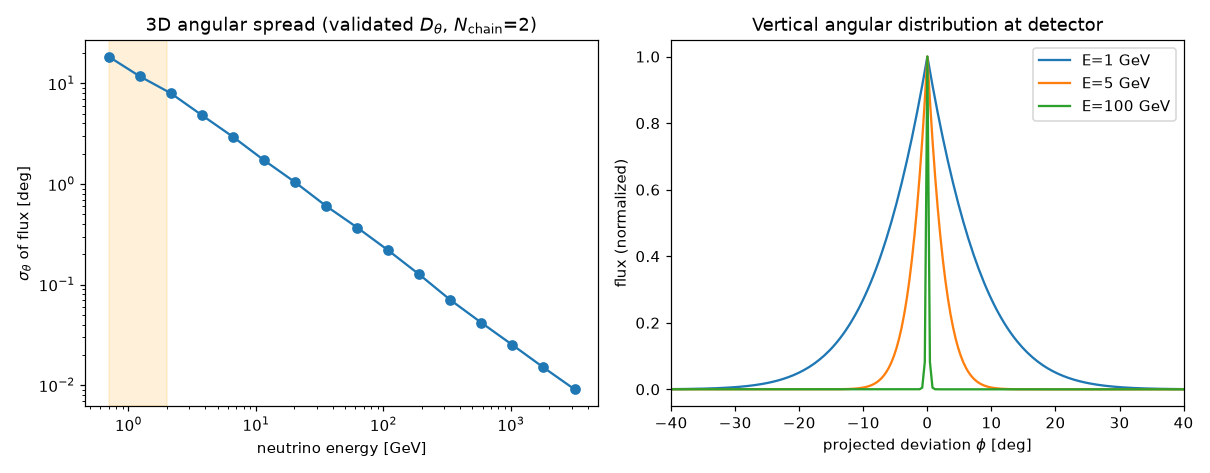

Write the Python code that produced this figure.
"""First 3D solve: a Fokker-Planck angular-transport prototype.

This is the deterministic 3D step the whole pipeline was building toward. MCEq
solves the 1D (collinear) cascade in energy; here we add the *angular* transport
that the 1D matrices throw away, driven by the **validated** production angular
variance ``<theta^2>(E)`` from :mod:`kernel_regeneration` (``--moments``, checked
against NA61 in :mod:`validate_na61`).

Physics model (prototype)
-------------------------
A secondary lepton acquires a transverse kick at each production step; over the
development of the shower these accumulate into an angular spread of the flux
about the primary direction. In the small-angle limit this is a diffusion in the
*projected* deviation angle ``phi`` as a function of slant depth ``X`` [g/cm^2]::

    d g(phi, X) / dX = D(E, X) d^2 g / dphi^2  +  q(X) delta(phi)

* ``D(E, X) = <theta^2>_prod(E) / (4 lambda)`` -- the (projected) angular
  diffusion coefficient per unit depth; ``<theta^2>_prod`` is the validated
  per-production variance, ``lambda`` the interaction/production length.
* ``q(X)`` -- the shower-development profile: new (collinear) secondaries are
  injected along the column and then diffuse over the *remaining* depth, so the
  detector distribution is an integral over production depths (the march does
  this automatically).

The energy axis is treated as a parameter here (each energy solved independently)
-- the energy redistribution is exactly the existing 1D MCEq operator, which this
prototype is designed to be multiplied onto, not to replace. This is the first
deterministic solve of the *new* (angular) operator, end-to-end from validated
kernels.

Limiting checks
---------------
* top-only source + constant D -> g is an exact Gaussian, sigma^2 = 2 D X
  (:func:`analytic_sigma_proj`), reproduced by the solver (correctness gate).
* sigma_theta -> 0 at high E (1D recovered). It is ~zenith-independent: the
  spread is set by production kinematics accumulated over the *finite* parent
  chain (N_CHAIN generations, effective depth N_CHAIN*lambda), NOT by the full
  column depth. Genuine geometric zenith effects (Honda horizontal excess) are a
  separate ingredient, not included here.

Run::

    python fokker_planck_3d.py --moments m_spliced.npz --plot
"""

from __future__ import annotations

import argparse

import numpy as np

X_VERT = 1030.0  # vertical atmospheric depth [g/cm^2]

# Number of hadronic generations in a neutrino's parent chain (p -> meson -> nu,
# plus a sub-dominant decay/secondary contribution). This is *small and finite*
# -- NOT slant_depth/lambda, which counts interaction lengths along the whole
# column and wrongly grows without bound toward the horizon. The production
# transverse momentum (~0.3 GeV, NA61-validated) dominates the angular kick over
# the two-body decay (~0.03 GeV), so the spread is essentially the production
# angle accumulated over ~N_CHAIN steps and is ~zenith-independent (set by
# kinematics, not column depth). Any genuine zenith dependence is geometric
# (Honda horizontal excess) and is a separate, not-yet-included ingredient.
N_CHAIN = 2.0


# ---------------------------------------------------------------------------
# Validated angular variance  <theta^2>(E)
# ---------------------------------------------------------------------------
def load_theta2(moments_npz: str):
    """Return (E_centers [GeV], theta2 [rad^2]) from a validated moments file."""
    from angular_kernel import pool_moments_by_energy

    d = dict(np.load(moments_npz))
    assert "is_moments" in d, "expected a --moments file (e.g. m_spliced.npz)"
    mom = {k: d[k] for k in ("e_sec", "theta_mean", "theta_sq", "dndx")}
    e_edges = np.logspace(
        np.log10(max(d["e_sec"][d["e_sec"] > 0].min(), 0.3)),
        np.log10(d["e_sec"].max()),
        40,
    )
    pooled = pool_moments_by_energy(mom, e_edges)
    good = np.isfinite(pooled["theta_sq"])
    return pooled["e_sec"][good], pooled["theta_sq"][good]


def theta2_interp(e_query, e_grid, theta2):
    """Interpolate <theta^2>(E) in log-log, clamped to the measured range."""
    lg = np.interp(
        np.log(e_query),
        np.log(e_grid),
        np.log(theta2),
        left=np.log(theta2[0]),
        right=np.log(theta2[-1]),
    )
    return np.exp(lg)


# ---------------------------------------------------------------------------
# Shower-development source profile
# ---------------------------------------------------------------------------
def shower_profile(x_grid: np.ndarray, x_max: float, lam: float) -> np.ndarray:
    """Normalized production profile q(X): rises then attenuates with depth.

    A simple Gaisser-Hillas-like shape (production tracks the primary cascade and
    then dies out). Normalized to unit integral over the column.
    """
    xm = 0.30 * x_max  # shower maximum ~30% into the column
    prof = np.clip(x_grid, 1e-6, None) ** 2 * np.exp(-x_grid / lam)
    prof[x_grid > x_max] = 0.0
    _ = xm
    s = np.trapezoid(prof, x_grid)
    return prof / s if s > 0 else prof


# ---------------------------------------------------------------------------
# Fokker-Planck solve (projected angle vs slant depth)
# ---------------------------------------------------------------------------
def solve_projected_fp(
    d_coeff: float,
    x_max: float,
    lam: float,
    phi_max: float = 1.4,
    n_phi: int = 401,
    n_steps: int = 800,
    top_source: bool = False,
):
    """Solve d g/dX = D d^2 g/dphi^2 + q(X) delta(phi) by implicit time-stepping.

    Backward Euler with a tridiagonal solve per depth step: unconditionally
    stable (no CFL limit), so it handles the large slant depths near the horizon.
    This is the prototype of the angular-transport operator; it generalizes
    directly to depth-dependent D and added sinks/sources.

    Parameters
    ----------
    d_coeff : float
        Diffusion coefficient D [rad^2 / (g/cm^2)] (constant in this prototype).
    x_max : float
        Total slant depth [g/cm^2].
    lam : float
        Production length for the source profile [g/cm^2].
    top_source : bool
        If True, inject all production at X=0 (delta in depth) -> analytic
        Gaussian limit for the correctness check.

    Returns
    -------
    phi, g : np.ndarray
        Projected-angle grid [rad] and the normalized detector distribution.
    """
    from scipy.linalg import solve_banded

    phi = np.linspace(-phi_max, phi_max, n_phi)
    dphi = phi[1] - phi[0]
    x_grid = np.linspace(0.0, x_max, n_steps + 1)
    dx = x_grid[1] - x_grid[0]
    r = d_coeff * dx / dphi**2

    # Backward-Euler tridiagonal operator (I - dx D L), interior rows; the two
    # edge rows are identity (Dirichlet g=0 at +-phi_max, chosen wide).
    ab = np.zeros((3, n_phi))
    ab[0, 2:] = -r  # upper diagonal
    ab[1, :] = 1.0 + 2.0 * r  # main diagonal
    ab[2, :-2] = -r  # lower diagonal
    ab[1, 0] = ab[1, -1] = 1.0
    ab[0, 1] = ab[2, -2] = 0.0

    delta0 = np.zeros_like(phi)
    delta0[n_phi // 2] = 1.0 / dphi  # collimated injection at phi=0

    if top_source:
        q = np.zeros_like(x_grid)
        g = delta0.copy()
    else:
        q = shower_profile(x_grid, x_max, lam)
        g = np.zeros_like(phi)

    for k in range(n_steps):
        rhs = g + dx * q[k] * delta0
        rhs[0] = rhs[-1] = 0.0
        g = solve_banded((1, 1), ab, rhs)

    area = np.trapezoid(g, phi)
    return phi, (g / area if area > 0 else g)


def sigma_from_dist(phi: np.ndarray, g: np.ndarray) -> float:
    """RMS projected deviation angle [rad] of a normalized distribution."""
    return float(np.sqrt(np.trapezoid(g * phi**2, phi) / np.trapezoid(g, phi)))


def analytic_sigma_proj(d_coeff: float, x_max: float) -> float:
    """Projected sigma for a top-only source with constant D: sqrt(2 D X)."""
    return float(np.sqrt(2.0 * d_coeff * x_max))


# ---------------------------------------------------------------------------
# Driver: sigma_theta(E, zenith) from the validated kernels
# ---------------------------------------------------------------------------
R_EARTH = 6371.0  # km
H_ATM_EFF = 40.0  # km, effective atmospheric/production shell thickness


def slant_depth(zenith_deg, curved: bool = True) -> float:
    """Slant grammage [g/cm^2] along a line of sight at the given zenith angle.

    The flat ``sec theta`` law diverges at the horizon, which over-estimates the
    near-horizon path (and hence the accumulated angular spread). With
    ``curved=True`` (default) we use the spherical-shell geometry: for a detector
    at the surface looking through an atmosphere of effective thickness
    ``H_ATM_EFF`` around an Earth of radius ``R_EARTH``, the path length is

        L(theta) = sqrt((R+H)^2 - R^2 sin^2 theta) - R cos theta,

    so the grammage ratio L(theta)/L(0) -> sec theta for small theta but
    *saturates* at the horizon (L(90)/H ~ sqrt(2R/H) ~ 18), as in real curved-
    atmosphere airmass (Chapman-function) treatments. This is the defensible
    geometric refinement; the full off-axis production-volume enhancement
    (Honda horizontal excess) is a separate ingredient and not included here.
    """
    zenith_deg = np.asarray(zenith_deg, dtype=float)
    if not curved:
        return X_VERT / np.cos(np.deg2rad(np.minimum(zenith_deg, 89.0)))
    s = np.sin(np.deg2rad(zenith_deg))
    c = np.cos(np.deg2rad(zenith_deg))
    r, h = R_EARTH, H_ATM_EFF
    path = np.sqrt((r + h) ** 2 - (r * s) ** 2) - r * c  # km
    return X_VERT * path / h  # ratio to vertical path (= h) times vertical grammage


def sigma_theta_vs_energy(
    e_grid,
    theta2_grid,
    energies,
    zenith_deg=0.0,
    lam=120.0,
    n_chain=N_CHAIN,
    **solve_kw,
):
    """Full-space RMS deviation angle sigma_theta(E) [deg].

    Uses the validated <theta^2>(E); the angular variance accumulates over
    ``n_chain`` production generations (effective depth ``n_chain * lambda``),
    NOT over the full slant column -- so sigma_theta = sqrt(n_chain) * theta1 and
    is **zenith-independent** (production kinematics, not column depth). The
    ``zenith_deg`` argument is retained for API compatibility but no longer
    scales the production spread; geometric zenith effects are separate.
    """
    x_max = n_chain * lam  # effective depth of the finite parent chain
    out = np.zeros(len(energies))
    for i, e in enumerate(energies):
        t2 = theta2_interp(e, e_grid, theta2_grid)
        d_coeff = t2 / (4.0 * lam)
        phi, g = solve_projected_fp(d_coeff, x_max, lam, **solve_kw)
        out[i] = np.degrees(np.sqrt(2.0) * sigma_from_dist(phi, g))
    return out


# ---------------------------------------------------------------------------
# CLI / demo
# ---------------------------------------------------------------------------
def main(argv=None):
    p = argparse.ArgumentParser(description=__doc__)
    p.add_argument("--moments", default="m_spliced.npz")
    p.add_argument("--lam", type=float, default=120.0, help="prod. length [g/cm^2]")
    p.add_argument("--plot", action="store_true")
    args = p.parse_args(argv)

    e_grid, theta2 = load_theta2(args.moments)

    # Correctness gate: top-source + constant D must match the Gaussian.
    Dtest = 1e-4
    phi, g = solve_projected_fp(Dtest, X_VERT, args.lam, top_source=True)
    num = sigma_from_dist(phi, g)
    ana = analytic_sigma_proj(Dtest, X_VERT)
    print(
        f"correctness (top-source Gaussian): numeric sigma={num:.4f} rad, "
        f"analytic={ana:.4f} rad, ratio={num / ana:.3f}"
    )

    energies = np.logspace(np.log10(0.7), 3.5, 16)
    print(
        f"\nsigma_theta(E) from FP solve [deg]  (N_chain={N_CHAIN:.0f}, "
        "zenith-independent):"
    )
    print("  E[GeV]   sigma_theta")
    s0 = sigma_theta_vs_energy(e_grid, theta2, energies, lam=args.lam)
    for e, a in zip(energies, s0):
        print(f"  {e:7.2f}   {a:6.2f}")

    if args.plot:
        _plot(e_grid, theta2, energies, s0, args)


def _plot(e_grid, theta2, energies, s0, args):
    import matplotlib

    matplotlib.use("Agg")
    import matplotlib.pyplot as plt

    fig, (axL, axR) = plt.subplots(1, 2, figsize=(11, 4.3))

    axL.loglog(energies, s0, "o-", color="C0")
    axL.axvspan(energies[0], 2.0, color="orange", alpha=0.15)
    axL.set_xlabel("neutrino energy [GeV]")
    axL.set_ylabel(r"$\sigma_\theta$ of flux [deg]")
    axL.set_title(
        rf"3D angular spread (validated $D_\theta$, $N_{{\rm chain}}$={N_CHAIN:.0f})"
    )

    x_max = N_CHAIN * args.lam  # finite parent-chain depth
    for e in (1.0, 5.0, 100.0):
        t2 = theta2_interp(e, e_grid, theta2)
        phi, g = solve_projected_fp(t2 / (4.0 * args.lam), x_max, args.lam)
        axR.plot(np.degrees(phi), g / g.max(), label=f"E={e:.0f} GeV")
    axR.set_xlim(-40, 40)
    axR.set_xlabel(r"projected deviation $\phi$ [deg]")
    axR.set_ylabel("flux (normalized)")
    axR.set_title("Vertical angular distribution at detector")
    axR.legend()

    fig.tight_layout()
    fig.savefig("fokker_planck_3d.png", dpi=110)
    print("saved plot -> fokker_planck_3d.png")


if __name__ == "__main__":
    main()
